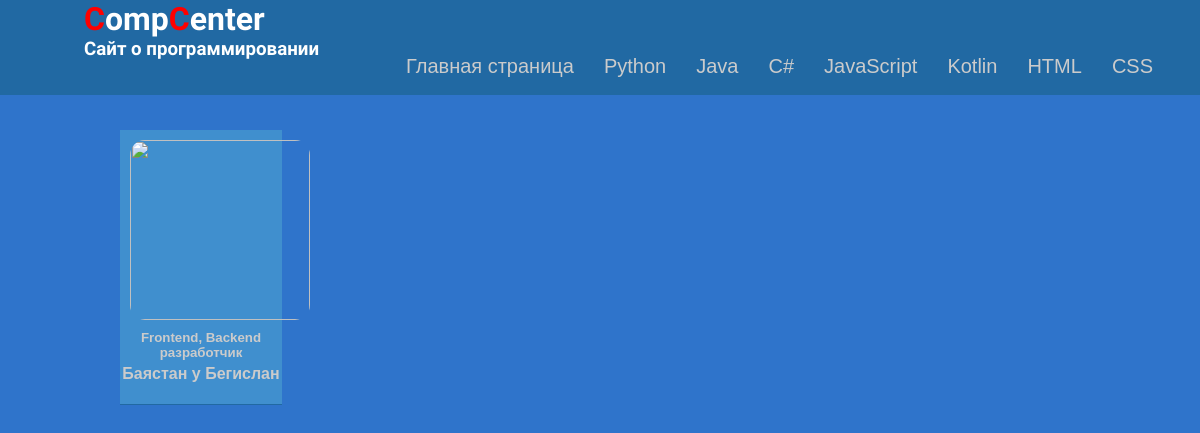
Before: /kotlin/ with the older database file.
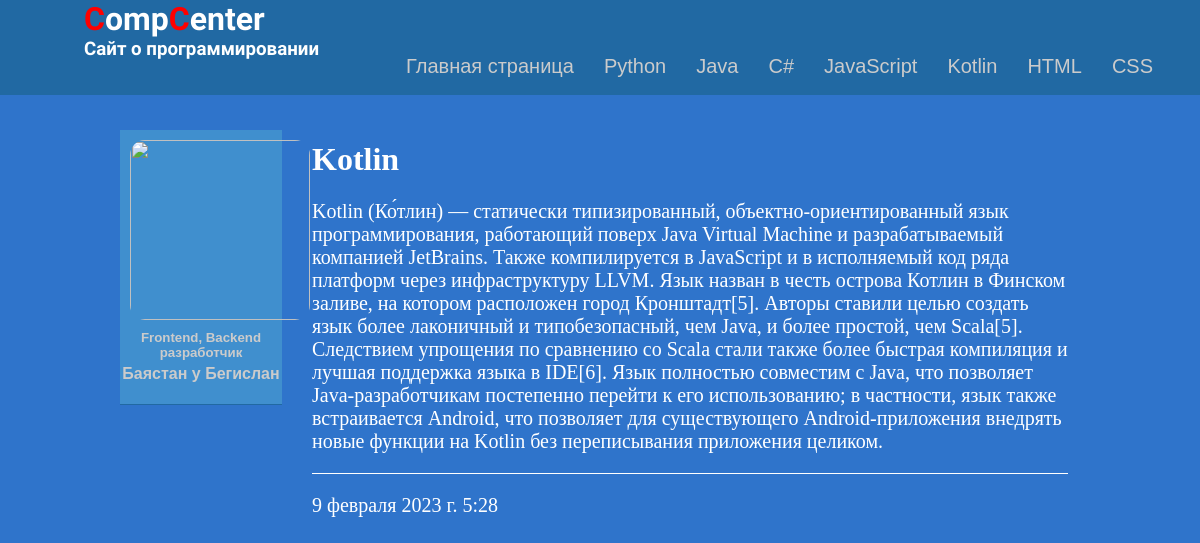
After: the same page with the newer database file.
### kotlin/models.py (models this page shows, shortened)
class Kotlin(models.Model):
    title = models.CharField(max_length=50, verbose_name="Название темы")
    text = models.TextField(verbose_name="Данные")
    date = models.DateTimeField(verbose_name="Дата")

### kotlin/views.py (the view)
# urls.py: path('kotlin/', include("kotlin.urls")),
def kotlin(request):
    jav = Kotlin.objects.all
    return render(request, "kotlin.html", {'jav': jav})

### templates/kotlin.html (shortened to what this page needs)
{% extends "base.html" %}
{% block content %}
{% for el in jav %}
<div class="content_1">
    <div class="title_block">
        <h1 class="title">{{ el.title }}</h1>
        <p class="text">{{ el.text }}</div>
        <p class="text">{{ el.date }}</div>
{% endfor %}
    </div>
{% endblock %}

Changed rows visible on the page:
added Kotlin: title "Kotlin", text "Kotlin (Ко́тлин) — статически типизированный, объектно-ориентированный язык программирования, работающий поверх Java Virtual Machine и разрабатываемый компанией JetBrains. Также компилируется в JavaScript и в исполняемый код ряда платформ через инфраструктуру LLVM. Язык назван в честь острова Котлин в Финском заливе, на котором расположен город Кронштадт[5]. Авторы ставили целью создать язык более лаконичный и типобезопасный, чем Java, и более простой, чем Scala[5]. Следствием упрощения по сравнению со Scala стали также более быстрая компиляция и лучшая поддержка языка в IDE[6]. Язык полностью совместим с Java, что позволяет Java-разработчикам постепенно перейти к его использованию; в…", date "9 февраля 2023 г. 5:28"
